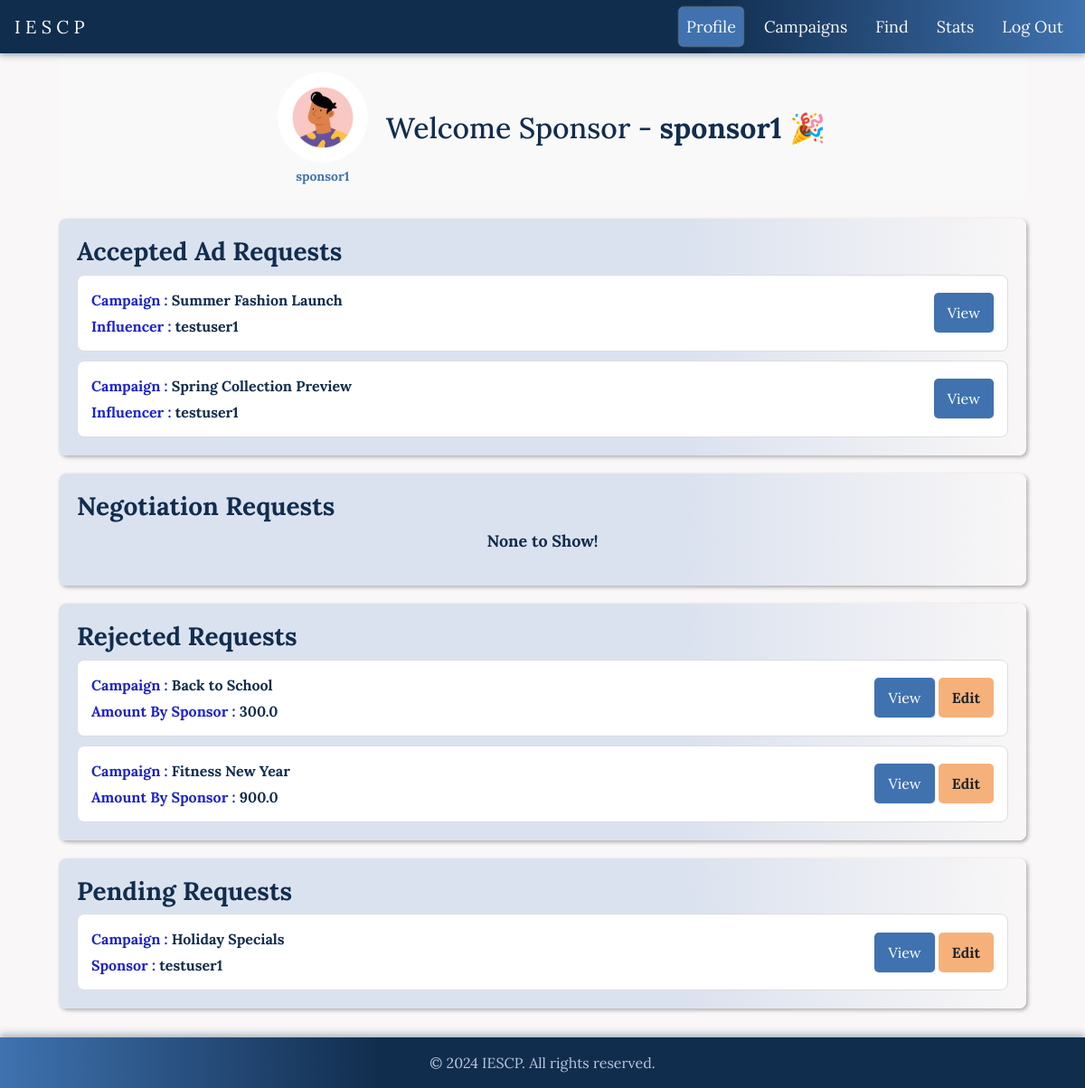
Page /sponsor/dashboard (signed in) on the committed database.
### app/models.py (models this page shows, shortened)
class User(db.Model):
    id = db.Column(db.Integer, primary_key=True)
    username = db.Column(db.String(64), unique=True, nullable=False)
    email = db.Column(db.String(120), unique=True, nullable=False)
    password_hash = db.Column(db.String(128))
    role = db.Column(db.String(64), nullable=False)
    campaigns = db.relationship('Campaign', backref='sponsor', lazy=True)
    ad_requests = db.relationship('AdRequest', backref='influencer', lazy=True)

class AdRequest(db.Model):
    id = db.Column(db.Integer, primary_key=True)
    campaign_id = db.Column(db.Integer, db.ForeignKey('campaign.id'), nullable=False)
    influencer_id = db.Column(db.Integer, db.ForeignKey('user.id'), nullable=False)
    messages = db.Column(db.Text, nullable=True)
    requirements = db.Column(db.Text, nullable=False)
    payment_amount = db.Column(db.Float, nullable=False)
    status = db.Column(db.String(10), nullable=False)

class Campaign(db.Model):
    id = db.Column(db.Integer, primary_key=True)
    name = db.Column(db.String(64), nullable=False)
    description = db.Column(db.Text, nullable=False)
    start_date = db.Column(db.DateTime, default=datetime.utcnow)
    end_date = db.Column(db.DateTime)
    budget = db.Column(db.Float, nullable=False)
    visibility = db.Column(db.String(10), nullable=False)
    goals = db.Column(db.Text, nullable=False)
    sponsor_id = db.Column(db.Integer, db.ForeignKey('user.id'), nullable=False)
    ad_requests = db.relationship('AdRequest', backref='campaign', lazy=True)

### app/routes.py (the view)
@app.route('/sponsor/dashboard')
def sponsor_dashboard():
    user_id = session.get('user_id')
    user = User.query.get(user_id)
    if not user or user.role != 'sponsor':
        return redirect(url_for('login'))
    negotiations = aliased(Negotiations)
    ad_requests = db.session.query(
        AdRequest,
        Campaign,
        User.username.label('influencer_name'),
        func.coalesce(negotiations.new_amount, 0.0).label('new_amount')
        ).join(
            Campaign,
            AdRequest.campaign_id == Campaign.id
        ).join(
            User,
            User.id == AdRequest.influencer_id
        ).outerjoin(
            negotiations,
            AdRequest.id == negotiations.ad_id
        ).filter(
            Campaign.sponsor_id == user_id
        ).all()
    pending_requests = []
    accepted_requests = []
    rejected_requests = []
    negotiated_requests = []
    others=[]
    for ad_request, campaign, influencer_name, new_amount in ad_requests:
        if ad_request.status in ['Accepted']:
            accepted_requests.append((ad_request, campaign, influencer_name, new_amount))
        elif ad_request.status in ['Pending']:
            pending_requests.append((ad_request, campaign, influencer_name, new_amount))
        elif ad_request.status in ['Completed']:
            rejected_requests.append((ad_request, campaign, influencer_name, new_amount))
        elif ad_request.status in ['Negotiated']:
            negotiated_requests.append((ad_request, campaign, influencer_name, new_amount))
        else:
            others.append((ad_request, campaign, influencer_name, new_amount))
    return render_template('sponsor_dashboard.html',
                           username=user.username,
                           accepted_requests=accepted_requests,
                           pending_requests=pending_requests,
                           rejected_requests=rejected_requests,
                           negotiated_requests=negotiated_requests,
                           influencer_name=influencer_name,
                           title='Sponsor Dashboard',
                           active_page='profile')

### app/templates/sponsor_dashboard.html (shortened to what this page needs)
{% extends "navbar_after_login.html" %}
{% block styles %}
  <link rel="stylesheet" href="{{ url_for('static', filename='/css/sponsor_dashboard.css') }}">
{% endblock %}
{% block content %}
<div class="dashboard">
    <div class="profile-section">
        <div class="avatar-container">
            <div class="avatar">
                <img src="{{ url_for('static', filename='/images/influencer.jpg') }}" alt="Profile">
            </div>
            <p class="role-tag"><a href="#" id="profile-link" data-toggle="modal" data-target="#profileModal" data-user_id="{{session['user_id']}}"><b>{{username}}</b></a></p>
        </div>
        <div class="welcome-text">
            <h2>Welcome Sponsor - <b>{{username}}</b> <span class="party-popper">🎉</span></h2>
        </div>
    </div>
    <div class="campaign-section">
        <h3>Accepted Ad Requests</h3>
        <div class="campaign-list">
            {% if accepted_requests %}
            {% for ad_request, campaign, influencer_name, new_amount in accepted_requests %}
                <div class="campaign-tab">
                    <div class="campaign-info">
                        <span><strong style="color:#1D24CA">Campaign : </strong> <b>{{ campaign.name }}</b></span>
                        <span><strong style="color:#1D24CA">Influencer : </strong> <b>{{ influencer_name }}</b></span>
                    </div>
                    <div class="campaign-actions">
                        <button class="btn btn-view" data-toggle="modal" data-target="#campaignModal"
                                data-campaign-name="{{ campaign.name }}"
                                data-sponsor-name="{{influencer_name}}"
                                data-campaign-description="{{ campaign.description }}"
                                data-campaign-requirements="{{ ad_request.requirements }}"
                                data-campaign-payment="{{ ad_request.payment_amount }}"
                                data-campaign-status="{{ ad_request.status }}"
                                data-campaign-messages="{{ ad_request.messages }}">View</button>
                    </div>
                </div>
                {% endfor %}
                {% else %}
                <p style="text-align: center; font-size: large; font-weight: bold;">None to Show!</p>
                {% endif %}
        </div>
    </div>
    <div class="request-section">
        <h3>Negotiation Requests</h3>
        <div class="request-list">
            {% if negotiated_requests %}
            {% for ad_request, campaign, sponsor_name,new_amount in negotiated_requests %}
                <div class="request-tab">
                    <div class="request-info">
                        <span><strong style="color:#1D24CA">Campaign : </strong> <b>{{ campaign.name }}</b></span>
                        <span><strong style="color:#1D24CA">Influencer : </strong> <b>{{ influencer_name }}</b></span>
                        <span><strong style="color:#1D24CA">Quoted Amount : </strong> <b>{{ ad_request.payment_amount }}</b></span>
                        <span><strong style="color:#1D24CA">Negotiated Amount : </strong> <b>{{ new_amount }}</b></span>
                    </div>
                    <div class="request-actions">
                        <button class="btn btn-view" data-toggle="modal" data-target="#adModal"
                                data-campaign-name="{{ campaign.name }}"
                                data-sponsor-name="{{sponsor_name}}"
                                data-campaign-description="{{ campaign.description }}"
                                data-campaign-requirements="{{ ad_request.requirements }}"
                                data-campaign-payment="{{ ad_request.payment_amount }}">View</button>
                        <div id="button-container-negotiation">
                          <button class="btn btn-accept" data-ad-request-id="{{ ad_request.id }}">Accept</button>
                          <button class="btn btn-reject" data-ad-request-id="{{ ad_request.id }}">Reject</button>
                        </div>
                    </div>
                </div>
                {% endfor %}
                {% else %}
                <p style="text-align: center; font-size: large; font-weight: bold;">None to Show!</p>
                {% endif %}
        </div>
    </div>
    <div class="campaign-section">
        <h3>Rejected Requests</h3>
        <div class="campaign-list">
            {% if rejected_requests %}
            {% for ad_request, campaign, sponsor_name, new_amount in rejected_requests %}
                <div class="campaign-tab">
                    <div class="campaign-info">
                        <span><strong style="color:#1D24CA">Campaign : </strong> <b>{{ campaign.name }}</b></span>
                        <span><strong style="color:#1D24CA">Amount By Sponsor : </strong> <b>{{ ad_request.payment_amount }}</b></span>
                    </div>
                    <div class="campaign-actions">
                      <div id="button-container-rejected">
                        <button class="btn btn-view" data-toggle="modal" data-target="#campaignModal"
                                data-campaign-name="{{ campaign.name }}"
                                data-sponsor-name="{{sponsor_name}}"
                                data-campaign-description="{{ campaign.description }}"
                                data-campaign-requirements="{{ ad_request.requirements }}"
                                data-campaign-payment="{{ ad_request.payment_amount }}"
                                data-campaign-status="{{ ad_request.status }}"
                                data-campaign-messages="{{ ad_request.messages }}">View</button>
                        <button class="btn btn-edit"
                                data-ad-request-id="{{ ad_request.id }}"
                                data-campaign-name="test"
                                data-influencer-id="{{ ad_request.influencer_id }}"
                                data-messages="{{ ad_request.messages }}"
                                data-requirements="{{ ad_request.requirements }}"
                                data-payment-amount="{{ ad_request.payment_amount }}">Edit
                        </button>
                        </div>
                    </div>
                </div>
            {% endfor %}
            {% else %}
            <p style="text-align: center; font-size: large; font-weight: bold;">None to Show!</p>
            {% endif %}
        </div>
    </div>
    <div class="campaign-section">
        <h3>Pending Requests</h3>
        <div class="campaign-list">
            {% if pending_requests %}
            {% for ad_request, campaign, sponsor_name,new_amount in pending_requests %}
                <div class="campaign-tab">
                    <div class="campaign-info">
                        <span><strong style="color:#1D24CA">Campaign : </strong> <b>{{ campaign.name }}</b></span>
                        <span><strong style="color:#1D24CA">Sponsor : </strong> <b>{{ sponsor_name }}</b></span>
                    </div>
                    <div class="campaign-actions">
                      <div id="button-container-pending">
                        <button class="btn btn-view" data-toggle="modal" data-target="#campaignModal"
                                data-campaign-name="{{ campaign.name }}"
                                data-sponsor-name="{{sponsor_name}}"
                                data-campaign-description="{{ campaign.description }}"
                                data-campaign-requirements="{{ ad_request.requirements }}"
                                data-campaign-payment="{{ ad_request.payment_amount }}"
                                data-campaign-status="{{ ad_request.status }}"
                                data-campaign-messages="{{ ad_request.messages }}">View
                        </button>
                        <button class="btn btn-edit"
                                        data-ad-request-id="{{ ad_request.id }}"
                                        data-campaign-name="test"
                                        data-influencer-id="{{ ad_request.influencer_id }}"
                                        data-messages="{{ ad_request.messages }}"
                                        data-requirements="{{ ad_request.requirements }}"
                                        data-payment-amount="{{ ad_request.payment_amount }}">Edit
                        </button>
                        </div>
                    </div>
                </div>
                {% endfor %}
                {% else %}
                <p style="text-align: center; font-size: large; font-weight: bold;">None to Show!</p>
                {% endif %}
        </div>
    </div>
    <br>
    <br>
</div>
{% endblock %}

### app/static/css/styles.css (style rules this page uses)
body { display: flex; flex-direction: column; min-height: 100vh; margin: 0; background-color: #F9F7F7; color: #112D4E; font-family: Lora, serif; }
h1, h2, h3, h4, h5, h6 { color: #112D4E; }
a { color: #3F72AF; }

### app/static/css/sponsor_dashboard.css (style rules this page uses)
.dashboard { display: flex; flex-direction: column; gap: 20px; padding: 20px; }
.profile-section { display: flex; align-items: center; justify-content: center; gap: 20px; background-color: #f9f9f9; border-radius: 8px; padding-top: 20px; padding-left: 20px; }
.avatar-container { display: flex; flex-direction: column; align-items: center; }
.avatar { width: 100px; height: 100px; border-radius: 50%; overflow: hidden; }
.avatar img { width: 100%; height: 100%; object-fit: cover; }
.role-tag { font-size: 14px; color: #666; margin-top: 5px; text-align: center; }
.welcome-text h2 { margin-top: -10px; }
.campaign-section { background-image: linear-gradient(to right,#DBE2EF 65%,#F9F7F7 ); box-shadow: 2px 2px 4px rgb(0,0,0,0.3); }
.request-section { background-image: linear-gradient(to right,#DBE2EF 65%,#F9F7F7 ); box-shadow: 2px 2px 4px rgb(0,0,0,0.3); }
.campaign-list, .request-list { display: flex; flex-direction: column; gap: 10px; }
.campaign-tab, .request-tab { display: flex; justify-content: space-between; align-items: center; background-color: #fff; padding: 15px; border-radius: 8px; border: 1px solid #ddd; }
.campaign-info, .request-info { display: flex; flex-direction: column; gap: 5px; }
.campaign-actions, .request-actions { display: flex; gap: 10px; }
.campaign-actions .btn, .request-actions .btn { margin-left: auto; }
.btn { padding: 10px 15px; border: none; border-radius: 5px; cursor: pointer; }
.btn-view { background-color: #3F72AF; color: #fff; box-shadow: 1px 1px 2px rgb(0,0,0,0.1); }
.party-popper { display: inline-block; animation: wave 2s infinite; transform-origin: 70% 70%; }
.btn-edit { background-color: #F6B17A; font-weight: bold; }

### rows in the picture
User: username "sponsor1"
AdRequest: name "Summer Fashion Launch", username "testuser1"
AdRequest: name "Spring Collection Preview", username "testuser1"
AdRequest: name "Back to School", payment_amount "300.0"
AdRequest: name "Fitness New Year", payment_amount "900.0"
AdRequest: name "Holiday Specials", username "testuser1"
